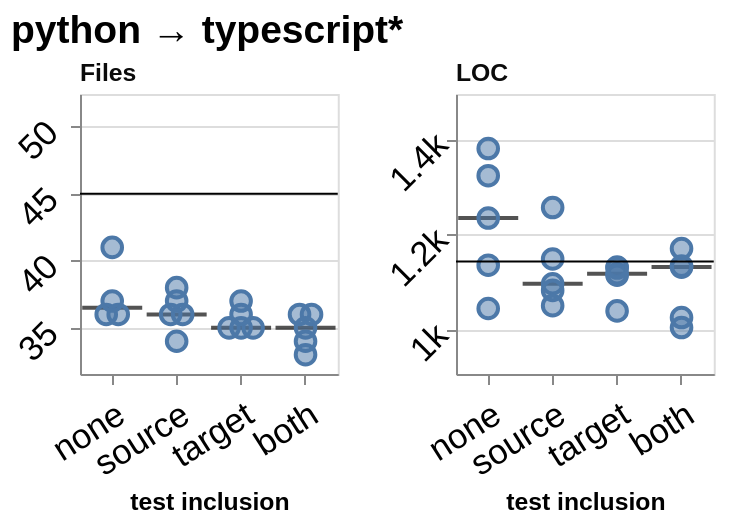

Describe this chart as a Vega-Lite specification.
### Vega-Lite specification from a JSON file in a GitHub repository (floating-point values rounded to 4 significant figures)
{"config": {"view": {"continuousWidth": 300, "continuousHeight": 300}, "axis": {"labelAngle": -45}, "axisX": {"labelAngle": -37.5}}, "concat": [{"layer": [{"mark": {"type": "tick", "color": "#0b0b0b", "opacity": 0.7, "size": 30, "thickness": 2}, "encoding": {"x": {"field": "condition", "scale": {"paddingInner": 0.25, "paddingOuter": 0.125}, "sort": ["no tests", "source tests", "target tests", "both tests"], "title": "test inclusion", "type": "nominal", "axis": {"labelFontSize": 17.32, "titleFontSize": 12.38, "labelExpr": "{'no tests': 'none', 'source tests': 'source', 'target tests': 'target', 'both tests': 'both'}[datum.label]", "labelAngle": -32.5, "labelPadding": 6.0}}, "y": {"aggregate": "median", "field": "value", "scale": {"domain": [31.56, 52.44], "nice": false}, "title": null, "type": "quantitative", "axis": {"labelFontSize": 17.32, "titleFontSize": 16.5, "labelPadding": 9.0}}}}, {"mark": {"type": "point", "filled": true, "size": 96, "fillOpacity": 0.5, "stroke": "#4c78a8", "strokeWidth": 2, "strokeOpacity": 1}, "encoding": {"x": {"field": "condition", "scale": {"paddingInner": 0.25, "paddingOuter": 0.125}, "sort": ["no tests", "source tests", "target tests", "both tests"], "title": "test inclusion", "type": "nominal", "axis": {"labelFontSize": 17.32, "titleFontSize": 12.38, "labelExpr": "{'no tests': 'none', 'source tests': 'source', 'target tests': 'target', 'both tests': 'both'}[datum.label]", "labelAngle": -32.5, "labelPadding": 6.0}}, "xOffset": {"field": "nudge", "scale": {"domain": [-1.0, 1.0], "range": [6.082, 18.08]}, "title": null, "type": "quantitative"}, "y": {"field": "value", "scale": {"domain": [31.56, 52.44], "nice": false}, "type": "quantitative", "axis": {"labelFontSize": 17.32, "titleFontSize": 16.5, "labelPadding": 9.0}}}}, {"mark": {"type": "rule"}, "encoding": {"y": {"aggregate": "median", "field": "reference", "scale": {"domain": [31.56, 52.44], "nice": false}, "type": "quantitative", "axis": {"labelFontSize": 17.32, "titleFontSize": 16.5, "labelPadding": 9.0}}}, "transform": [{"filter": {"field": "reference", "valid": true}}]}], "data": {"name": "data-0dd52b264c45575ef80ee2be7fb37794"}, "height": 140, "title": {"text": "Files", "anchor": "start", "color": "#0b0b0b", "fontSize": 12.38, "dx": 33.99}, "width": 128.9}, {"layer": [{"mark": {"type": "tick", "color": "#0b0b0b", "opacity": 0.7, "size": 30, "thickness": 2}, "encoding": {"x": {"field": "condition", "scale": {"paddingInner": 0.25, "paddingOuter": 0.125}, "sort": ["no tests", "source tests", "target tests", "both tests"], "title": "test inclusion", "type": "nominal", "axis": {"labelFontSize": 17.32, "titleFontSize": 12.38, "labelExpr": "{'no tests': 'none', 'source tests': 'source', 'target tests': 'target', 'both tests': 'both'}[datum.label]", "labelAngle": -32.5, "labelPadding": 6.0}}, "y": {"aggregate": "median", "field": "value", "scale": {"domain": [906.4, 1495.0], "nice": false}, "title": null, "type": "quantitative", "axis": {"labelFontSize": 17.32, "titleFontSize": 16.5, "format": "~s"}}}}, {"mark": {"type": "point", "filled": true, "size": 96, "fillOpacity": 0.5, "stroke": "#4c78a8", "strokeWidth": 2, "strokeOpacity": 1}, "encoding": {"x": {"field": "condition", "scale": {"paddingInner": 0.25, "paddingOuter": 0.125}, "sort": ["no tests", "source tests", "target tests", "both tests"], "title": "test inclusion", "type": "nominal", "axis": {"labelFontSize": 17.32, "titleFontSize": 12.38, "labelExpr": "{'no tests': 'none', 'source tests': 'source', 'target tests': 'target', 'both tests': 'both'}[datum.label]", "labelAngle": -32.5, "labelPadding": 6.0}}, "xOffset": {"field": "nudge", "scale": {"domain": [-1.0, 1.0], "range": [6.082, 18.08]}, "title": null, "type": "quantitative"}, "y": {"field": "value", "scale": {"domain": [906.4, 1495.0], "nice": false}, "type": "quantitative", "axis": {"labelFontSize": 17.32, "titleFontSize": 16.5, "format": "~s"}}}}, {"mark": {"type": "rule"}, "encoding": {"y": {"aggregate": "median", "field": "reference", "scale": {"domain": [906.4, 1495.0], "nice": false}, "type": "quantitative", "axis": {"labelFontSize": 17.32, "titleFontSize": 16.5, "format": "~s"}}}, "transform": [{"filter": {"field": "reference", "valid": true}}]}], "data": {"name": "data-57e6dfa4703c2c07c56e1e6b0a97b20b"}, "height": 140, "title": {"text": "LOC", "anchor": "start", "color": "#0b0b0b", "fontSize": 12.38, "dx": 36.51}, "width": 128.9}], "columns": 4, "title": {"text": "python → typescript*", "fontSize": 19.5, "anchor": "start"}, "$schema": "https://vega.github.io/schema/vega-lite/v6.4.1.json", "datasets": {"data-0dd52b264c45575ef80ee2be7fb37794": [{"condition": "no tests", "layout": "rebuilt the file layout", "metric": "file_count", "value": 36.0, "reference": 45.0, "nudge": -0.5}, {"condition": "no tests", "layout": "kept the file layout", "metric": "file_count", "value": 36.0, "reference": 45.0, "nudge": 0.5}, {"condition": "no tests", "layout": "rebuilt the file layout", "metric": "file_count", "value": 41.0, "reference": 45.0, "nudge": 0.0}, {"condition": "no tests", "layout": "rebuilt the file layout", "metric": "file_count", "value": 37.0, "reference": 45.0, "nudge": 0.0}, {"condition": "source tests", "layout": "kept the file layout", "metric": "file_count", "value": 36.0, "reference": 45.0, "nudge": -0.5}, {"condition": "source tests", "layout": "kept the file layout", "metric": "file_count", "value": 36.0, "reference": 45.0, "nudge": 0.5}, {"condition": "source tests", "layout": "kept the file layout", "metric": "file_count", "value": 38.0, "reference": 45.0, "nudge": 0.0}, {"condition": "source tests", "layout": "kept the file layout", "metric": "file_count", "value": 34.0, "reference": 45.0, "nudge": 0.0}, {"condition": "source tests", "layout": "rebuilt the file layout", "metric": "file_count", "value": 37.0, "reference": 45.0, "nudge": 0.0}, {"condition": "target tests", "layout": "kept the file layout", "metric": "file_count", "value": 35.0, "reference": 45.0, "nudge": -1.0}, {"condition": "target tests", "layout": "kept the file layout", "metric": "file_count", "value": 35.0, "reference": 45.0, "nudge": 0.0}, {"condition": "target tests", "layout": "kept the file layout", "metric": "file_count", "value": 35.0, "reference": 45.0, "nudge": 1.0}, {"condition": "target tests", "layout": "kept the file layout", "metric": "file_count", "value": 36.0, "reference": 45.0, "nudge": 0.0}, {"condition": "target tests", "layout": "kept the file layout", "metric": "file_count", "value": 37.0, "reference": 45.0, "nudge": 0.0}, {"condition": "both tests", "layout": "kept the file layout", "metric": "file_count", "value": 33.0, "reference": 45.0, "nudge": 0.0}, {"condition": "both tests", "layout": "kept the file layout", "metric": "file_count", "value": 36.0, "reference": 45.0, "nudge": -0.5}, {"condition": "both tests", "layout": "kept the file layout", "metric": "file_count", "value": 36.0, "reference": 45.0, "nudge": 0.5}, {"condition": "both tests", "layout": "kept the file layout", "metric": "file_count", "value": 34.0, "reference": 45.0, "nudge": 0.0}, {"condition": "both tests", "layout": "kept the file layout", "metric": "file_count", "value": 35.0, "reference": 45.0, "nudge": 0.0}], "data-57e6dfa4703c2c07c56e1e6b0a97b20b": [{"condition": "no tests", "layout": "rebuilt the file layout", "metric": "loc", "value": 1044.0, "reference": 1143.0, "nudge": 0.0}, {"condition": "no tests", "layout": "kept the file layout", "metric": "loc", "value": 1380.0, "reference": 1143.0, "nudge": 0.0}, {"condition": "no tests", "layout": "rebuilt the file layout", "metric": "loc", "value": 1323.0, "reference": 1143.0, "nudge": 0.0}, {"condition": "no tests", "layout": "rebuilt the file layout", "metric": "loc", "value": 1135.0, "reference": 1143.0, "nudge": 0.0}, {"condition": "no tests", "layout": "kept the file layout", "metric": "loc", "value": 1234.0, "reference": 1143.0, "nudge": 0.0}, {"condition": "source tests", "layout": "kept the file layout", "metric": "loc", "value": 1096.0, "reference": 1143.0, "nudge": 0.0}, {"condition": "source tests", "layout": "kept the file layout", "metric": "loc", "value": 1256.0, "reference": 1143.0, "nudge": 0.0}, {"condition": "source tests", "layout": "kept the file layout", "metric": "loc", "value": 1050.0, "reference": 1143.0, "nudge": 0.0}, {"condition": "source tests", "layout": "rebuilt the file layout", "metric": "loc", "value": 1148.0, "reference": 1143.0, "nudge": 0.0}, {"condition": "source tests", "layout": "kept the file layout", "metric": "loc", "value": 1082.0, "reference": 1143.0, "nudge": 0.0}, {"condition": "target tests", "layout": "kept the file layout", "metric": "loc", "value": 1117.0, "reference": 1143.0, "nudge": 0.0}, {"condition": "target tests", "layout": "kept the file layout", "metric": "loc", "value": 1114.0, "reference": 1143.0, "nudge": 0.0}, {"condition": "target tests", "layout": "kept the file layout", "metric": "loc", "value": 1131.0, "reference": 1143.0, "nudge": 0.0}, {"condition": "target tests", "layout": "kept the file layout", "metric": "loc", "value": 1129.0, "reference": 1143.0, "nudge": 0.0}, {"condition": "target tests", "layout": "kept the file layout", "metric": "loc", "value": 1039.0, "reference": 1143.0, "nudge": 0.0}, {"condition": "both tests", "layout": "kept the file layout", "metric": "loc", "value": 1131.0, "reference": 1143.0, "nudge": 0.0}, {"condition": "both tests", "layout": "kept the file layout", "metric": "loc", "value": 1170.0, "reference": 1143.0, "nudge": 0.0}, {"condition": "both tests", "layout": "kept the file layout", "metric": "loc", "value": 1004.0, "reference": 1143.0, "nudge": 0.0}, {"condition": "both tests", "layout": "kept the file layout", "metric": "loc", "value": 1133.0, "reference": 1143.0, "nudge": 0.0}, {"condition": "both tests", "layout": "kept the file layout", "metric": "loc", "value": 1025.0, "reference": 1143.0, "nudge": 0.0}]}, "padding": {"left": 5, "top": 5, "right": 10.5, "bottom": 5}}
